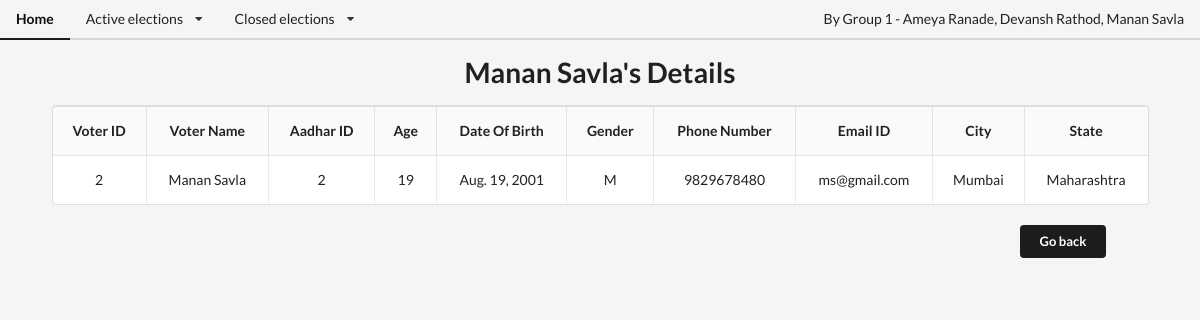
/voter/details/2, run on the app's committed database.
### Election/models.py (models this page shows, shortened)
class Voter(models.Model):
    v_id = models.IntegerField(primary_key = True)
    name = models.CharField(max_length = 20, blank=True)
    a_id = models.IntegerField()
    age = models.IntegerField()
    dob = models.DateField()
    sex = models.CharField(max_length = 1)
    phone_no = models.CharField(max_length = 10)
    email = models.EmailField(max_length=25)
    city = models.CharField(max_length = 20, blank=True)
    state = models.CharField(max_length = 20, blank=True)

### Election/views.py (the view)
# urls.py: path('voter/details/<int:pk>', IndiVoterDetails.as_view(), name = 'indi_voter_detail'),
class IndiVoterDetails(DetailView):
	model = Voter
	template_name = 'indi_voter_details.html'
	def get_context_data(self, *args, **kwargs):
		voters = Voter.objects.all()
		context = super(IndiVoterDetails, self).get_context_data(*args, **kwargs)
		context["voters"] = voters
		return context

### Election/templates/indi_voter_details.html
{% extends 'base.html' %}
{% block content %}
    <div class="ui container text-center">
        <h1 style="margin-top: 10px;"> {{ voter.name }}'s Details </h1>
    </div>
    <div style="margin-top: 15px;" class="ui container text-center">
        <table class="ui celled padded striped table text-center" style="width: 100%;  padding: 0%;">
            <thead>
                <th> Voter ID </th>
                <th> Voter Name </th>
                <th> Aadhar ID </th>
                <th> Age </th>
                <th> Date Of Birth </th>
                <th> Gender </th>
                <th> Phone Number </th>
                <th> Email ID </th>
                <th> City </th>
                <th> State </th>
            </thead>
            <tr>
                <td> {{ voter.v_id }} </td>
                <td>{{ voter.name }} </td>
                <td>{{ voter.a_id }} </td>
                <td>{{ voter.age }} </td>
                <td>{{ voter.dob }} </td>
                <td>{{ voter.sex }} </td>
                <td>{{ voter.phone_no }} </td>
                <td>{{ voter.email }} </td>
                <td>{{ voter.city }} </td>
                <td>{{ voter.state }} </td>
            </tr>
        </table>
    </div>
    <br>
    <button class="ui small secondary button" style="margin-left: 85%;"><a href="/voter/details" style="color: white;"> Go back </a></button>
{% endblock %}

### Election/templates/base.html (style rules this page uses)
body { background-color: whitesmoke; }

### data on the page
Voter: name "Manan Savla", v_id "2", a_id "2", age "19", dob "Aug. 19, 2001", sex "M", phone_no "9829678480", email "ms@gmail.com", city "Mumbai", state "Maharashtra"
